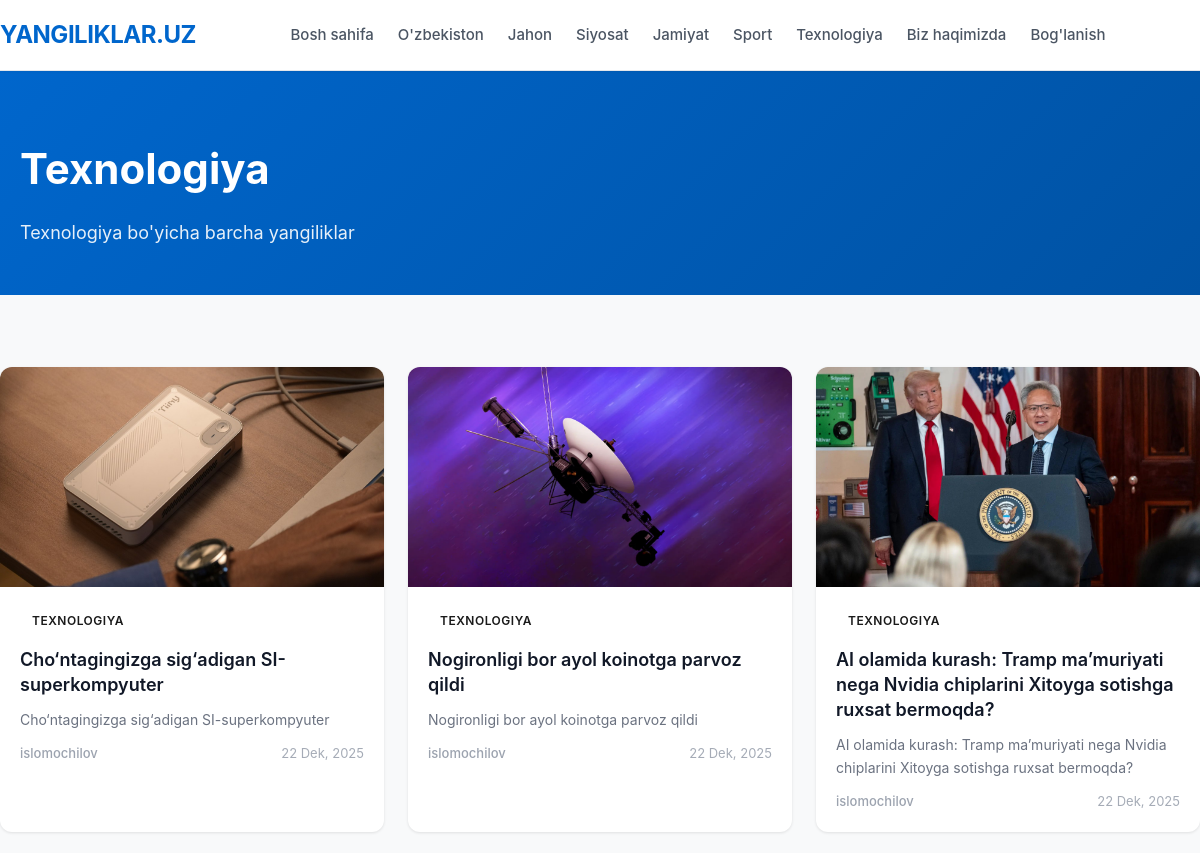
Page /category/texnologiya/ (upper part) on the earlier database version.
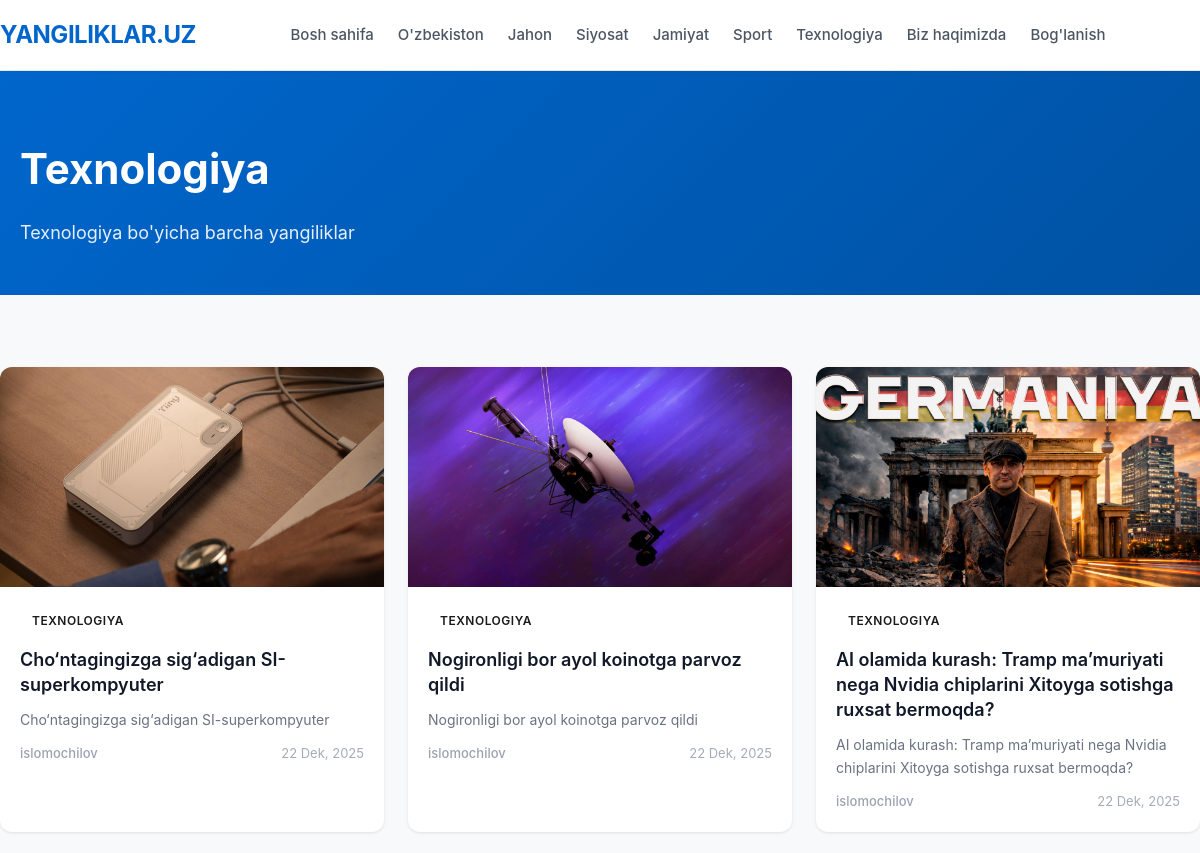
Same page on the later database version.
### project/models.py (models this page shows, shortened)
class Article(models.Model):
    title = models.CharField(max_length=200)
    slug = models.SlugField(unique=True)
    category = models.ForeignKey(Category, on_delete=models.CASCADE)
    author = models.ForeignKey(User, on_delete=models.CASCADE)
    summary = models.TextField()
    content = models.TextField()
    image = models.ImageField(upload_to='articles/', blank=True)
    views = models.IntegerField(default=0)
    created_at = models.DateTimeField(auto_now_add=True)
    class Meta:
        verbose_name_plural = "Maqolalar"
        ordering = ['-created_at']

class Category(models.Model):
    name = models.CharField(max_length=100)
    slug = models.SlugField(unique=True)
    class Meta:
        verbose_name_plural = "Kategoriyalar"

### project/views.py (the view)
# urls.py: path('category/<slug:slug>/', views.category_view, name='category'),
def category_view(request, slug):
    category = get_object_or_404(Category, slug=slug)
    articles = Article.objects.filter(category=category)
    return render(request, 'category.html', {
        'category': category,
        'articles': articles,
        'categories': get_categories(),
    })

### project/views.py (called while the page is built)
def get_categories():
    return Category.objects.all()

### project/templates/category.html (shortened to what this page needs)
{% extends 'base.html' %}
{% block content %}
<div class="category-header">
    <div class="container">
        <h1>{{ category.name }}</h1>
        <p>{{ category.name }} bo'yicha barcha yangiliklar</p>
    </div>
</div>
<div class="container news-section">
    <div class="news-grid">
        {% for article in articles %}
        <article class="news-card">
            <a href="{% url 'project:article_detail' article.slug %}">
                {% if article.image %}
                <img src="{{ article.image.url }}" alt="{{ article.title }}">
                {% endif %}
                <div class="news-card-content">
                    <span class="category-badge">{{ article.category.name }}</span>
                    <h3>{{ article.title }}</h3>
                    <p class="news-excerpt">{{ article.summary|truncatewords:15 }}</p>
                    <div class="news-meta">
                        <span class="author">{{ article.author.username }}</span>
                        <span class="date">{{ article.created_at|date:"d M, Y" }}</span>
                    </div>
                </div>
            </a>
        </article>
        {% empty %}
        <p>Bu kategoriyada hozircha maqolalar yo'q</p>
        {% endfor %}
    </div>
</div>
{% endblock %}

Differences in the rows shown:
changed Article (number 3 of 3 on the later page): image: a different picture
